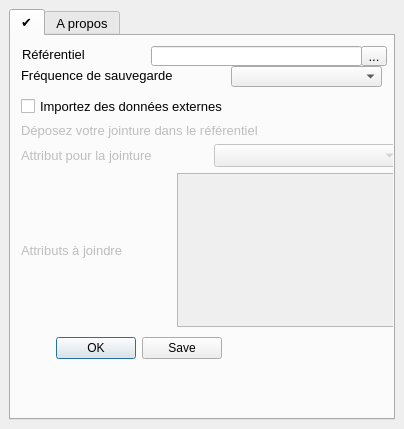
<?xml version="1.0" encoding="UTF-8"?>
<ui version="4.0">
 <class>MonParcellaireDockWidgetBase</class>
 <widget class="QDockWidget" name="MonParcellaireDockWidgetBase">
  <property name="geometry">
   <rect>
    <x>0</x>
    <y>0</y>
    <width>404</width>
    <height>429</height>
   </rect>
  </property>
  <property name="font">
   <font>
    <pointsize>10</pointsize>
   </font>
  </property>
  <property name="windowTitle">
   <string>Mon Parcellaire V1.0 -  jhemmi.eu</string>
  </property>
  <widget class="QWidget" name="dockWidgetContents">
   <property name="sizePolicy">
    <sizepolicy hsizetype="Minimum" vsizetype="Minimum">
     <horstretch>0</horstretch>
     <verstretch>0</verstretch>
    </sizepolicy>
   </property>
   <layout class="QGridLayout" name="gridLayout">
    <item row="0" column="0">
     <layout class="QVBoxLayout" name="verticalLayout">
      <item>
       <widget class="QTabWidget" name="tabWidget">
        <property name="currentIndex">
         <number>0</number>
        </property>
        <property name="movable">
         <bool>true</bool>
        </property>
        <widget class="QWidget" name="tab_Parametres">
         <attribute name="title">
          <string>✔️</string>
         </attribute>
         <widget class="QLabel" name="label_Referentiel">
          <property name="geometry">
           <rect>
            <x>11</x>
            <y>10</y>
            <width>111</width>
            <height>17</height>
           </rect>
          </property>
          <property name="sizePolicy">
           <sizepolicy hsizetype="Preferred" vsizetype="Preferred">
            <horstretch>0</horstretch>
            <verstretch>0</verstretch>
           </sizepolicy>
          </property>
          <property name="maximumSize">
           <size>
            <width>16777215</width>
            <height>30</height>
           </size>
          </property>
          <property name="font">
           <font>
            <pointsize>10</pointsize>
           </font>
          </property>
          <property name="toolTip">
           <string>&lt;html&gt;&lt;head/&gt;&lt;body&gt;&lt;p&gt;Le référentiel est un &lt;span style=&quot; font-weight:600;&quot;&gt;répertoire&lt;/span&gt; de votre choix qui contient toutes vos données Mon Parcellaire : les deux GPKG (Mon Parcellaire et MesFondsDePlan), le GeoPDF. Il héberge aussi votre jointure et le répertoire de sauvegarde.&lt;/p&gt;&lt;p&gt;&lt;span style=&quot; font-style:italic;&quot;&gt;Par exemple, nommez C:/SIG/MonParcellaire ou /home/user/GIS/MP &lt;/span&gt;&lt;/p&gt;&lt;p&gt;Dans la version initiale, il pointe vers le répertoire &amp;quot;data&amp;quot; de l'extension. Utilisez ce modèle pour importer vos données (parcelles, jointure, observations, vos rasters....). &lt;/p&gt;&lt;p&gt;Quand vous avez pris la main sur ces données, copiez tout le répertoire data dans le répertoire de votre choix et changez le nom du Référentiel dans l'extension.  &lt;/p&gt;&lt;p&gt;Si votre projet n'est pas dans le GPKG (QGIS &amp;lt;3.10) , pensez aussi à la sauvegarder dans votre référentiel. &lt;/p&gt;&lt;/body&gt;&lt;/html&gt;</string>
          </property>
          <property name="text">
           <string>Référentiel</string>
          </property>
          <property name="alignment">
           <set>Qt::AlignLeading|Qt::AlignLeft|Qt::AlignVCenter</set>
          </property>
         </widget>
         <widget class="QLineEdit" name="Repertoire_lineEdit">
          <property name="geometry">
           <rect>
            <x>140</x>
            <y>10</y>
            <width>211</width>
            <height>20</height>
           </rect>
          </property>
          <property name="sizePolicy">
           <sizepolicy hsizetype="Preferred" vsizetype="Fixed">
            <horstretch>0</horstretch>
            <verstretch>0</verstretch>
           </sizepolicy>
          </property>
          <property name="maximumSize">
           <size>
            <width>16777215</width>
            <height>30</height>
           </size>
          </property>
          <property name="font">
           <font>
            <family>Ubuntu</family>
            <pointsize>10</pointsize>
           </font>
          </property>
          <property name="cursor">
           <cursorShape>ArrowCursor</cursorShape>
          </property>
          <property name="focusPolicy">
           <enum>Qt::NoFocus</enum>
          </property>
          <property name="toolTip">
           <string>Chemin vers votre référentiel (par exemple C:/SIG/TOM)</string>
          </property>
          <property name="styleSheet">
           <string notr="true"/>
          </property>
          <property name="alignment">
           <set>Qt::AlignRight|Qt::AlignTrailing|Qt::AlignVCenter</set>
          </property>
         </widget>
         <widget class="QDialogButtonBox" name="Prepare_buttonBox">
          <property name="geometry">
           <rect>
            <x>10</x>
            <y>300</y>
            <width>201</width>
            <height>25</height>
           </rect>
          </property>
          <property name="font">
           <font>
            <pointsize>9</pointsize>
           </font>
          </property>
          <property name="toolTip">
           <string>Préparer votre référentiel en calculant un tour SOLO. Mon Tom Parcellaire vérifie les sauvegarde, les relations parcelle-points d'accés. Il croise votre liste à visiter avec le référentiel pour identifier d'éventuels parcelles manquantes dans le référentiel ou doubles dans votre liste.</string>
          </property>
          <property name="standardButtons">
           <set>QDialogButtonBox::Ok|QDialogButtonBox::Save</set>
          </property>
          <property name="centerButtons">
           <bool>false</bool>
          </property>
         </widget>
         <widget class="QToolButton" name="Repertoire_toolButton">
          <property name="geometry">
           <rect>
            <x>350</x>
            <y>10</y>
            <width>26</width>
            <height>20</height>
           </rect>
          </property>
          <property name="sizePolicy">
           <sizepolicy hsizetype="Preferred" vsizetype="Preferred">
            <horstretch>0</horstretch>
            <verstretch>0</verstretch>
           </sizepolicy>
          </property>
          <property name="maximumSize">
           <size>
            <width>16777215</width>
            <height>30</height>
           </size>
          </property>
          <property name="focusPolicy">
           <enum>Qt::NoFocus</enum>
          </property>
          <property name="text">
           <string>...</string>
          </property>
         </widget>
         <widget class="QWidget" name="verticalLayoutWidget">
          <property name="geometry">
           <rect>
            <x>10</x>
            <y>60</y>
            <width>380</width>
            <height>231</height>
           </rect>
          </property>
          <layout class="QVBoxLayout" name="verticalLayout_Jointure">
           <item>
            <widget class="QCheckBox" name="Jointure_checkBox">
             <property name="font">
              <font>
               <pointsize>10</pointsize>
              </font>
             </property>
             <property name="text">
              <string>Importez des données externes</string>
             </property>
            </widget>
           </item>
           <item>
            <widget class="QLabel" name="label_Jointure">
             <property name="enabled">
              <bool>false</bool>
             </property>
             <property name="font">
              <font>
               <pointsize>10</pointsize>
              </font>
             </property>
             <property name="toolTip">
              <string>&lt;html&gt;&lt;head/&gt;&lt;body&gt;&lt;p&gt;Vos données externes sont à exporter dans un fichier nommé &lt;span style=&quot; font-weight:600;&quot;&gt;jointure&lt;/span&gt;. Vous créer un fichier texte (csv, txt, tsv) dont tous les champs sont séparés par une virgule, un point-virgule ou une tabulation. &lt;/p&gt;&lt;p&gt;Vous exportez ces données dans le répertoire Référentiel de Mon Parcellaire.&lt;/p&gt;&lt;p&gt;&lt;span style=&quot; font-weight:600;&quot;&gt;Mon Parcellaire prend en charge la reconnaissance de ces différents formats et séparateurs. &lt;/span&gt;&lt;/p&gt;&lt;/body&gt;&lt;/html&gt;</string>
             </property>
             <property name="text">
              <string>Déposez votre jointure dans le référentiel </string>
             </property>
             <property name="alignment">
              <set>Qt::AlignLeading|Qt::AlignLeft|Qt::AlignVCenter</set>
             </property>
            </widget>
           </item>
           <item>
            <layout class="QHBoxLayout" name="attributJointure_horizontalLayout">
             <item>
              <widget class="QLabel" name="label_AttributJointure">
               <property name="enabled">
                <bool>false</bool>
               </property>
               <property name="font">
                <font>
                 <pointsize>10</pointsize>
                </font>
               </property>
               <property name="toolTip">
                <string>&lt;html&gt;&lt;head/&gt;&lt;body&gt;&lt;p&gt;L'attribut pour la jointure est le nom du champ dans votre jointure qui sert de lien avec l'attribut &lt;span style=&quot; font-weight:600;&quot;&gt;&amp;quot;nom&amp;quot;&lt;/span&gt; de votre référentiel &lt;span style=&quot; font-weight:600;&quot;&gt;&amp;quot;parcelles&amp;quot;&lt;/span&gt;. &lt;/p&gt;&lt;p&gt;Ces attributs doivent être uniques dans vos &lt;span style=&quot; font-weight:600;&quot;&gt;parcelles&lt;/span&gt; comme dans la &lt;span style=&quot; font-weight:600;&quot;&gt;jointure&lt;/span&gt;.&lt;/p&gt;&lt;/body&gt;&lt;/html&gt;</string>
               </property>
               <property name="text">
                <string>Attribut pour la jointure</string>
               </property>
               <property name="alignment">
                <set>Qt::AlignLeading|Qt::AlignLeft|Qt::AlignVCenter</set>
               </property>
              </widget>
             </item>
             <item>
              <widget class="QComboBox" name="AttributJointure_comboBox">
               <property name="enabled">
                <bool>false</bool>
               </property>
               <property name="sizePolicy">
                <sizepolicy hsizetype="Preferred" vsizetype="Preferred">
                 <horstretch>0</horstretch>
                 <verstretch>0</verstretch>
                </sizepolicy>
               </property>
               <property name="font">
                <font>
                 <pointsize>10</pointsize>
                </font>
               </property>
              </widget>
             </item>
            </layout>
           </item>
           <item>
            <layout class="QHBoxLayout" name="attributs_horizontalLayout">
             <item>
              <widget class="QLabel" name="label_AttributsAJoindre">
               <property name="enabled">
                <bool>false</bool>
               </property>
               <property name="font">
                <font>
                 <pointsize>10</pointsize>
                </font>
               </property>
               <property name="toolTip">
                <string>&lt;html&gt;&lt;head/&gt;&lt;body&gt;&lt;p&gt;Selectionnez la liste des attributs de la jointure que vous voulez importer pour chacune de vos parcelles.&lt;/p&gt;&lt;p&gt;En bleu : les attributs sélectionnés.&lt;/p&gt;&lt;/body&gt;&lt;/html&gt;</string>
               </property>
               <property name="text">
                <string>Attributs à joindre</string>
               </property>
               <property name="alignment">
                <set>Qt::AlignLeading|Qt::AlignLeft|Qt::AlignVCenter</set>
               </property>
              </widget>
             </item>
             <item>
              <spacer name="horizontalSpacer">
               <property name="orientation">
                <enum>Qt::Horizontal</enum>
               </property>
               <property name="sizeHint" stdset="0">
                <size>
                 <width>80</width>
                 <height>20</height>
                </size>
               </property>
              </spacer>
             </item>
             <item>
              <widget class="QListWidget" name="AttributsAJoindre_listWidget">
               <property name="enabled">
                <bool>false</bool>
               </property>
               <property name="autoFillBackground">
                <bool>false</bool>
               </property>
               <property name="showDropIndicator" stdset="0">
                <bool>false</bool>
               </property>
               <property name="selectionMode">
                <enum>QAbstractItemView::MultiSelection</enum>
               </property>
              </widget>
             </item>
            </layout>
           </item>
          </layout>
         </widget>
         <widget class="QComboBox" name="FrequenceSauvegarde_comboBox">
          <property name="geometry">
           <rect>
            <x>220</x>
            <y>30</y>
            <width>151</width>
            <height>21</height>
           </rect>
          </property>
          <property name="sizePolicy">
           <sizepolicy hsizetype="Preferred" vsizetype="Preferred">
            <horstretch>0</horstretch>
            <verstretch>0</verstretch>
           </sizepolicy>
          </property>
          <property name="font">
           <font>
            <pointsize>10</pointsize>
           </font>
          </property>
         </widget>
         <widget class="QLabel" name="label_FrequenceSauvegarde">
          <property name="geometry">
           <rect>
            <x>10</x>
            <y>30</y>
            <width>191</width>
            <height>18</height>
           </rect>
          </property>
          <property name="font">
           <font>
            <pointsize>10</pointsize>
           </font>
          </property>
          <property name="text">
           <string>Fréquence de sauvegarde</string>
          </property>
          <property name="alignment">
           <set>Qt::AlignLeading|Qt::AlignLeft|Qt::AlignVCenter</set>
          </property>
         </widget>
        </widget>
        <widget class="QWidget" name="tab_Apropos">
         <attribute name="title">
          <string>A propos</string>
         </attribute>
         <widget class="QLabel" name="label_extension">
          <property name="geometry">
           <rect>
            <x>10</x>
            <y>10</y>
            <width>456</width>
            <height>16</height>
           </rect>
          </property>
          <property name="font">
           <font>
            <pointsize>10</pointsize>
           </font>
          </property>
          <property name="text">
           <string>Extension Mon Parcellaire pour gérer votre parcellaire</string>
          </property>
          <property name="alignment">
           <set>Qt::AlignLeading|Qt::AlignLeft|Qt::AlignVCenter</set>
          </property>
         </widget>
         <widget class="QLabel" name="label_extension_2">
          <property name="geometry">
           <rect>
            <x>10</x>
            <y>30</y>
            <width>456</width>
            <height>16</height>
           </rect>
          </property>
          <property name="font">
           <font>
            <pointsize>10</pointsize>
           </font>
          </property>
          <property name="text">
           <string>- Créer vos parcelles et vos observations</string>
          </property>
          <property name="alignment">
           <set>Qt::AlignLeading|Qt::AlignLeft|Qt::AlignVCenter</set>
          </property>
         </widget>
         <widget class="QLabel" name="label_extension_3">
          <property name="geometry">
           <rect>
            <x>10</x>
            <y>50</y>
            <width>456</width>
            <height>16</height>
           </rect>
          </property>
          <property name="font">
           <font>
            <pointsize>10</pointsize>
           </font>
          </property>
          <property name="text">
           <string>- Joindre des données externes</string>
          </property>
          <property name="alignment">
           <set>Qt::AlignLeading|Qt::AlignLeft|Qt::AlignVCenter</set>
          </property>
         </widget>
         <widget class="QLabel" name="label_extension_4">
          <property name="geometry">
           <rect>
            <x>10</x>
            <y>70</y>
            <width>456</width>
            <height>16</height>
           </rect>
          </property>
          <property name="font">
           <font>
            <pointsize>10</pointsize>
           </font>
          </property>
          <property name="text">
           <string>- Publier vos cartes en géopdf</string>
          </property>
          <property name="alignment">
           <set>Qt::AlignLeading|Qt::AlignLeft|Qt::AlignVCenter</set>
          </property>
         </widget>
         <widget class="QLabel" name="label_extension_5">
          <property name="geometry">
           <rect>
            <x>10</x>
            <y>90</y>
            <width>331</width>
            <height>16</height>
           </rect>
          </property>
          <property name="font">
           <font>
            <pointsize>10</pointsize>
           </font>
          </property>
          <property name="text">
           <string>- Exporter vos données dans une tablette (sous QField)</string>
          </property>
          <property name="alignment">
           <set>Qt::AlignLeading|Qt::AlignLeft|Qt::AlignVCenter</set>
          </property>
         </widget>
         <widget class="QLabel" name="label_505">
          <property name="geometry">
           <rect>
            <x>10</x>
            <y>140</y>
            <width>341</width>
            <height>21</height>
           </rect>
          </property>
          <property name="font">
           <font>
            <pointsize>10</pointsize>
            <weight>50</weight>
            <italic>true</italic>
            <bold>false</bold>
           </font>
          </property>
          <property name="text">
           <string>L'extension Mon Parcellaire pour QGIS3 est utile pour vous ?</string>
          </property>
         </widget>
         <widget class="QPushButton" name="Contribuer_bouton">
          <property name="geometry">
           <rect>
            <x>10</x>
            <y>170</y>
            <width>301</width>
            <height>31</height>
           </rect>
          </property>
          <property name="font">
           <font>
            <pointsize>11</pointsize>
           </font>
          </property>
          <property name="toolTip">
           <string>&lt;html&gt;&lt;head/&gt;&lt;body&gt;&lt;p&gt;&lt;span style=&quot; color:#00aa00;&quot;&gt;Vous pouvez agir et soutenir l'extension. Sa maintenance et ses évolutions dépendent de vous. Contribuez, maintenant.&lt;/span&gt;&lt;/p&gt;&lt;/body&gt;&lt;/html&gt;</string>
          </property>
          <property name="autoFillBackground">
           <bool>false</bool>
          </property>
          <property name="text">
           <string>Contribuez maintenant pour jhemmi.eu !</string>
          </property>
          <property name="default">
           <bool>false</bool>
          </property>
          <property name="flat">
           <bool>false</bool>
          </property>
         </widget>
         <widget class="QLabel" name="label_506">
          <property name="geometry">
           <rect>
            <x>10</x>
            <y>220</y>
            <width>111</width>
            <height>21</height>
           </rect>
          </property>
          <property name="font">
           <font>
            <weight>75</weight>
            <bold>true</bold>
           </font>
          </property>
          <property name="toolTip">
           <string>&lt;html&gt;&lt;head/&gt;&lt;body&gt;&lt;p&gt;&lt;span style=&quot; font-size:10pt; color:#00aa00;&quot;&gt;Vous aussi contribuez à l'extension qui vous garantit de garder la maîtrise de vos mesures Physiocap. Le capteur vous permet de prendre possession de vos mesures. L'extension vous autorise à rester maître de leurs utilisations.&lt;/span&gt;&lt;/p&gt;&lt;/body&gt;&lt;/html&gt;</string>
          </property>
          <property name="text">
           <string>Contributeur : </string>
          </property>
         </widget>
         <widget class="QLabel" name="label_jhemmi">
          <property name="geometry">
           <rect>
            <x>120</x>
            <y>220</y>
            <width>171</width>
            <height>21</height>
           </rect>
          </property>
          <property name="toolTip">
           <string/>
          </property>
          <property name="text">
           <string>jhemmi.eu</string>
          </property>
          <property name="scaledContents">
           <bool>true</bool>
          </property>
         </widget>
         <widget class="QPushButton" name="Aide_bouton">
          <property name="geometry">
           <rect>
            <x>10</x>
            <y>110</y>
            <width>211</width>
            <height>21</height>
           </rect>
          </property>
          <property name="font">
           <font>
            <pointsize>11</pointsize>
           </font>
          </property>
          <property name="toolTip">
           <string>&lt;html&gt;&lt;head/&gt;&lt;body&gt;&lt;p&gt;&lt;span style=&quot; color:#00aa00;&quot;&gt;Vous pouvez agir et soutenir l'extension. Sa maintenance et ses évolutions dépendent de vous. Contribuez, maintenant.&lt;/span&gt;&lt;/p&gt;&lt;/body&gt;&lt;/html&gt;</string>
          </property>
          <property name="autoFillBackground">
           <bool>false</bool>
          </property>
          <property name="text">
           <string>Besoin d'aide ?</string>
          </property>
          <property name="default">
           <bool>false</bool>
          </property>
          <property name="flat">
           <bool>false</bool>
          </property>
         </widget>
        </widget>
       </widget>
      </item>
     </layout>
    </item>
   </layout>
  </widget>
 </widget>
 <resources/>
 <connections/>
</ui>
